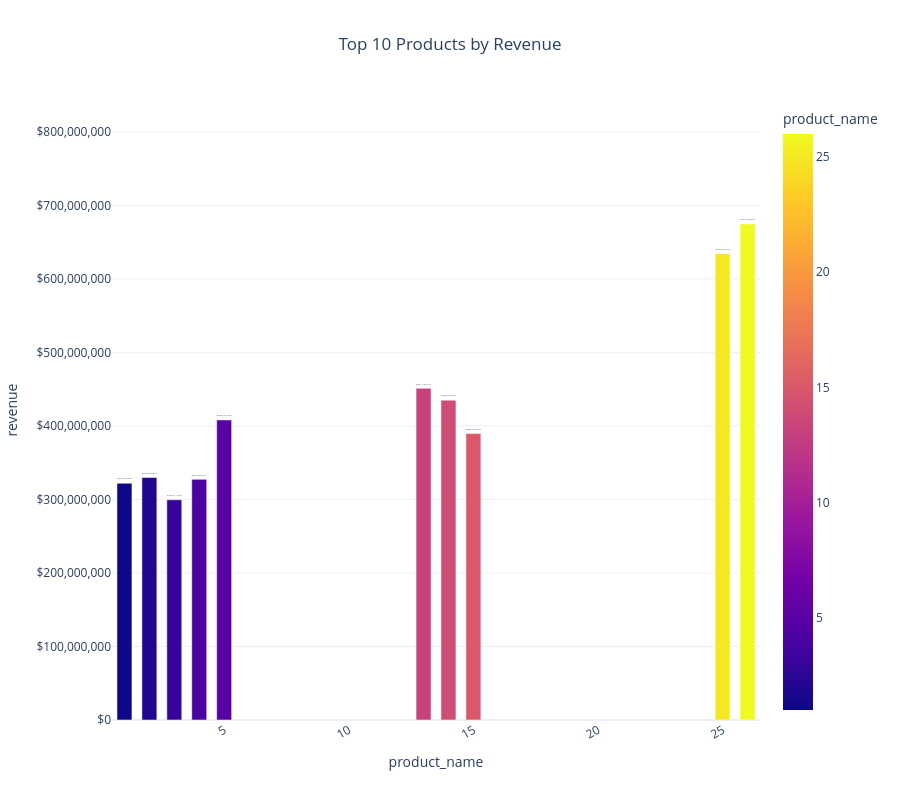

The cell this chart's notebook holds for it:
### Code cell
import plotly.express as px

# Get top 10 products
top_products = (
    df.groupby('product_name', as_index=False)['revenue']
      .sum()
      .sort_values('revenue', ascending=False)
      .head(10)
)

# Plot ONLY those 10
fig = px.bar(
    top_products,
    x='product_name',
    y='revenue',
    color='product_name',
    title='Top 10 Products by Revenue',
    template='plotly_white',
    height=800
)

# Force x-axis to show only these 10 products
fig.update_layout(
    xaxis={'categoryorder': 'array', 'categoryarray': top_products['product_name']},
    showlegend=False,
    title_x=0.5,
    xaxis_tickangle=-30
)

# Labels on top
fig.update_traces(
    text=top_products['revenue'],
    texttemplate='$%{text:,.0f}',
    textposition='outside',
    width=0.6
)

# Extra space for labels
fig.update_layout(
    yaxis=dict(
        tickprefix='$',
        tickformat=',',
        range=[0, top_products['revenue'].max() * 1.25]
    ),
    bargap=0.15
)

fig.show()

### Figure 1 — Plotly figure (JSON) as saved in the notebook; plotly's stock layout.template omitted (floating-point values rounded to 4 significant figures)
{"data": [{"hovertemplate": "product_name=%{marker.color}<br>revenue=%{y}<extra></extra>", "legendgroup": "", "marker": {"color": [26, 25, 13, 14, 5, 15, 2, 4, 1, 3], "coloraxis": "coloraxis", "pattern": {"shape": ""}}, "name": "", "orientation": "v", "showlegend": false, "text": [674700000.0, 634300000.0, 451100000.0, 435100000.0, 408200000.0, 389600000.0, 329900000.0, 327400000.0, 322100000.0, 299600000.0], "textposition": "outside", "texttemplate": "$%{text:,.0f}", "type": "bar", "width": 0.6, "x": [26, 25, 13, 14, 5, 15, 2, 4, 1, 3], "xaxis": "x", "y": [674700000.0, 634300000.0, 451100000.0, 435100000.0, 408200000.0, 389600000.0, 329900000.0, 327400000.0, 322100000.0, 299600000.0], "yaxis": "y"}], "layout": {"bargap": 0.15, "barmode": "relative", "coloraxis": {"colorbar": {"title": {"text": "product_name"}}, "colorscale": [[0, "#0d0887"], [0.1111, "#46039f"], [0.2222, "#7201a8"], [0.3333, "#9c179e"], [0.4444, "#bd3786"], [0.5556, "#d8576b"], [0.6667, "#ed7953"], [0.7778, "#fb9f3a"], [0.8889, "#fdca26"], [1, "#f0f921"]]}, "height": 800, "legend": {"tracegroupgap": 0}, "showlegend": false, "title": {"text": "Top 10 Products by Revenue", "x": 0.5}, "xaxis": {"anchor": "y", "categoryarray": [26, 25, 13, 14, 5, 15, 2, 4, 1, 3], "categoryorder": "array", "domain": [0, 1], "tickangle": -30, "title": {"text": "product_name"}}, "yaxis": {"anchor": "x", "domain": [0, 1], "range": [0, 843400000.0], "tickformat": ",", "tickprefix": "$", "title": {"text": "revenue"}}}}
